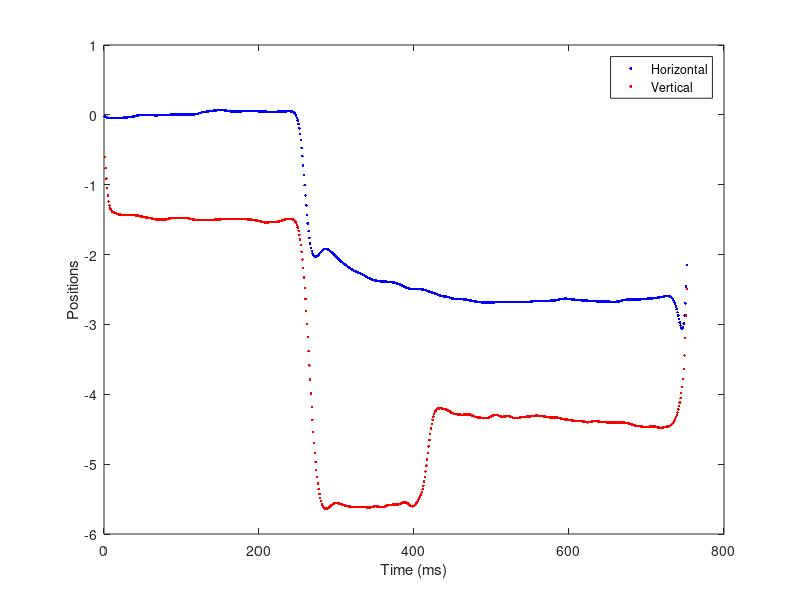

Write MATLAB code to recreate this figure. (Note: this script raises an error after producing the figure.)
%%

% Example Eye Trace

x = [-0.0236
   -0.0298
   -0.0356
   -0.0406
   -0.0444
   -0.0467
   -0.0477
   -0.0477
   -0.0472
   -0.0466
   -0.0463
   -0.0464
   -0.0467
   -0.0472
   -0.0475
   -0.0474
   -0.0469
   -0.0460
   -0.0449
   -0.0439
   -0.0430
   -0.0423
   -0.0417
   -0.0411
   -0.0403
   -0.0394
   -0.0383
   -0.0372
   -0.0360
   -0.0350
   -0.0340
   -0.0331
   -0.0322
   -0.0311
   -0.0298
   -0.0281
   -0.0260
   -0.0235
   -0.0207
   -0.0178
   -0.0148
   -0.0120
   -0.0095
   -0.0073
   -0.0054
   -0.0037
   -0.0022
   -0.0010
   -0.0001
    0.0006
    0.0009
    0.0008
    0.0005
   -0.0001
   -0.0008
   -0.0016
   -0.0023
   -0.0030
   -0.0037
   -0.0044
   -0.0049
   -0.0054
   -0.0059
   -0.0062
   -0.0064
   -0.0065
   -0.0065
   -0.0064
   -0.0063
   -0.0062
   -0.0061
   -0.0060
   -0.0059
   -0.0059
   -0.0058
   -0.0057
   -0.0055
   -0.0052
   -0.0047
   -0.0040
   -0.0031
   -0.0021
   -0.0008
    0.0005
    0.0018
    0.0030
    0.0041
    0.0049
    0.0056
    0.0060
    0.0063
    0.0064
    0.0065
    0.0065
    0.0065
    0.0065
    0.0064
    0.0064
    0.0063
    0.0063
    0.0062
    0.0062
    0.0061
    0.0061
    0.0060
    0.0059
    0.0058
    0.0057
    0.0055
    0.0053
    0.0052
    0.0050
    0.0050
    0.0051
    0.0054
    0.0060
    0.0069
    0.0083
    0.0102
    0.0126
    0.0156
    0.0191
    0.0228
    0.0267
    0.0306
    0.0341
    0.0371
    0.0397
    0.0418
    0.0436
    0.0450
    0.0463
    0.0475
    0.0487
    0.0498
    0.0510
    0.0522
    0.0536
    0.0552
    0.0569
    0.0587
    0.0606
    0.0623
    0.0639
    0.0652
    0.0662
    0.0669
    0.0674
    0.0677
    0.0678
    0.0678
    0.0675
    0.0671
    0.0664
    0.0655
    0.0641
    0.0625
    0.0605
    0.0584
    0.0562
    0.0541
    0.0523
    0.0508
    0.0496
    0.0488
    0.0483
    0.0480
    0.0479
    0.0479
    0.0480
    0.0482
    0.0484
    0.0488
    0.0492
    0.0496
    0.0501
    0.0506
    0.0510
    0.0514
    0.0517
    0.0520
    0.0522
    0.0524
    0.0524
    0.0525
    0.0525
    0.0526
    0.0526
    0.0526
    0.0526
    0.0525
    0.0525
    0.0524
    0.0523
    0.0521
    0.0518
    0.0515
    0.0511
    0.0507
    0.0504
    0.0501
    0.0498
    0.0496
    0.0493
    0.0489
    0.0483
    0.0477
    0.0470
    0.0463
    0.0457
    0.0451
    0.0448
    0.0445
    0.0443
    0.0442
    0.0440
    0.0439
    0.0439
    0.0439
    0.0441
    0.0444
    0.0447
    0.0451
    0.0455
    0.0458
    0.0462
    0.0464
    0.0467
    0.0470
    0.0474
    0.0479
    0.0484
    0.0491
    0.0498
    0.0505
    0.0512
    0.0516
    0.0519
    0.0518
    0.0513
    0.0502
    0.0482
    0.0452
    0.0405
    0.0334
    0.0230
    0.0080
   -0.0132
   -0.0422
   -0.0808
   -0.1310
   -0.1942
   -0.2718
   -0.3641
   -0.4710
   -0.5912
   -0.7227
   -0.8628
   -1.0077
   -1.1536
   -1.2963
   -1.4317
   -1.5561
   -1.6666
   -1.7614
   -1.8397
   -1.9017
   -1.9488
   -1.9829
   -2.0061
   -2.0206
   -2.0282
   -2.0304
   -2.0282
   -2.0222
   -2.0132
   -2.0017
   -1.9884
   -1.9742
   -1.9603
   -1.9475
   -1.9366
   -1.9281
   -1.9222
   -1.9186
   -1.9174
   -1.9182
   -1.9209
   -1.9255
   -1.9318
   -1.9397
   -1.9489
   -1.9590
   -1.9697
   -1.9807
   -1.9918
   -2.0029
   -2.0139
   -2.0249
   -2.0360
   -2.0472
   -2.0583
   -2.0694
   -2.0803
   -2.0909
   -2.1010
   -2.1105
   -2.1195
   -2.1279
   -2.1359
   -2.1437
   -2.1514
   -2.1592
   -2.1672
   -2.1754
   -2.1836
   -2.1919
   -2.2000
   -2.2079
   -2.2153
   -2.2221
   -2.2284
   -2.2341
   -2.2392
   -2.2439
   -2.2482
   -2.2524
   -2.2567
   -2.2611
   -2.2658
   -2.2709
   -2.2764
   -2.2823
   -2.2885
   -2.2949
   -2.3014
   -2.3080
   -2.3144
   -2.3208
   -2.3270
   -2.3329
   -2.3386
   -2.3440
   -2.3490
   -2.3536
   -2.3578
   -2.3615
   -2.3649
   -2.3678
   -2.3704
   -2.3728
   -2.3749
   -2.3768
   -2.3786
   -2.3802
   -2.3816
   -2.3828
   -2.3839
   -2.3847
   -2.3855
   -2.3862
   -2.3868
   -2.3875
   -2.3881
   -2.3889
   -2.3897
   -2.3905
   -2.3915
   -2.3925
   -2.3936
   -2.3948
   -2.3961
   -2.3977
   -2.3996
   -2.4019
   -2.4046
   -2.4078
   -2.4114
   -2.4153
   -2.4197
   -2.4243
   -2.4291
   -2.4341
   -2.4392
   -2.4446
   -2.4500
   -2.4556
   -2.4612
   -2.4668
   -2.4722
   -2.4772
   -2.4816
   -2.4853
   -2.4883
   -2.4906
   -2.4923
   -2.4935
   -2.4944
   -2.4949
   -2.4952
   -2.4954
   -2.4955
   -2.4956
   -2.4956
   -2.4956
   -2.4957
   -2.4959
   -2.4962
   -2.4967
   -2.4976
   -2.4989
   -2.5009
   -2.5035
   -2.5067
   -2.5106
   -2.5148
   -2.5192
   -2.5235
   -2.5275
   -2.5312
   -2.5344
   -2.5375
   -2.5404
   -2.5434
   -2.5467
   -2.5505
   -2.5547
   -2.5594
   -2.5644
   -2.5695
   -2.5746
   -2.5793
   -2.5836
   -2.5873
   -2.5904
   -2.5929
   -2.5949
   -2.5966
   -2.5982
   -2.5996
   -2.6012
   -2.6030
   -2.6053
   -2.6080
   -2.6112
   -2.6148
   -2.6186
   -2.6224
   -2.6260
   -2.6292
   -2.6320
   -2.6342
   -2.6358
   -2.6369
   -2.6376
   -2.6380
   -2.6382
   -2.6383
   -2.6383
   -2.6384
   -2.6386
   -2.6391
   -2.6398
   -2.6408
   -2.6421
   -2.6436
   -2.6453
   -2.6472
   -2.6492
   -2.6513
   -2.6534
   -2.6557
   -2.6580
   -2.6603
   -2.6626
   -2.6650
   -2.6673
   -2.6695
   -2.6715
   -2.6735
   -2.6753
   -2.6769
   -2.6784
   -2.6798
   -2.6811
   -2.6823
   -2.6834
   -2.6844
   -2.6854
   -2.6862
   -2.6869
   -2.6875
   -2.6878
   -2.6879
   -2.6879
   -2.6877
   -2.6873
   -2.6869
   -2.6865
   -2.6860
   -2.6854
   -2.6848
   -2.6840
   -2.6833
   -2.6824
   -2.6816
   -2.6808
   -2.6801
   -2.6794
   -2.6789
   -2.6784
   -2.6781
   -2.6779
   -2.6778
   -2.6777
   -2.6777
   -2.6778
   -2.6778
   -2.6777
   -2.6776
   -2.6775
   -2.6774
   -2.6773
   -2.6772
   -2.6773
   -2.6774
   -2.6776
   -2.6779
   -2.6782
   -2.6785
   -2.6787
   -2.6789
   -2.6790
   -2.6791
   -2.6791
   -2.6790
   -2.6789
   -2.6788
   -2.6786
   -2.6785
   -2.6783
   -2.6782
   -2.6782
   -2.6781
   -2.6780
   -2.6779
   -2.6776
   -2.6771
   -2.6763
   -2.6753
   -2.6740
   -2.6725
   -2.6707
   -2.6688
   -2.6670
   -2.6652
   -2.6636
   -2.6623
   -2.6613
   -2.6607
   -2.6604
   -2.6604
   -2.6605
   -2.6607
   -2.6608
   -2.6609
   -2.6610
   -2.6611
   -2.6611
   -2.6612
   -2.6613
   -2.6613
   -2.6612
   -2.6611
   -2.6608
   -2.6604
   -2.6599
   -2.6593
   -2.6585
   -2.6576
   -2.6564
   -2.6550
   -2.6533
   -2.6514
   -2.6491
   -2.6466
   -2.6441
   -2.6415
   -2.6391
   -2.6368
   -2.6349
   -2.6333
   -2.6322
   -2.6314
   -2.6311
   -2.6311
   -2.6315
   -2.6322
   -2.6333
   -2.6347
   -2.6364
   -2.6382
   -2.6401
   -2.6419
   -2.6435
   -2.6448
   -2.6460
   -2.6469
   -2.6478
   -2.6485
   -2.6492
   -2.6498
   -2.6506
   -2.6514
   -2.6524
   -2.6535
   -2.6547
   -2.6560
   -2.6574
   -2.6585
   -2.6595
   -2.6601
   -2.6603
   -2.6604
   -2.6604
   -2.6605
   -2.6609
   -2.6616
   -2.6626
   -2.6638
   -2.6650
   -2.6662
   -2.6672
   -2.6679
   -2.6685
   -2.6689
   -2.6692
   -2.6694
   -2.6695
   -2.6697
   -2.6700
   -2.6702
   -2.6706
   -2.6710
   -2.6714
   -2.6719
   -2.6724
   -2.6730
   -2.6734
   -2.6739
   -2.6743
   -2.6746
   -2.6748
   -2.6750
   -2.6752
   -2.6753
   -2.6753
   -2.6753
   -2.6751
   -2.6749
   -2.6744
   -2.6737
   -2.6726
   -2.6711
   -2.6691
   -2.6665
   -2.6636
   -2.6603
   -2.6569
   -2.6537
   -2.6508
   -2.6483
   -2.6464
   -2.6450
   -2.6441
   -2.6435
   -2.6431
   -2.6430
   -2.6429
   -2.6428
   -2.6428
   -2.6428
   -2.6428
   -2.6428
   -2.6427
   -2.6427
   -2.6426
   -2.6424
   -2.6422
   -2.6418
   -2.6412
   -2.6404
   -2.6395
   -2.6383
   -2.6370
   -2.6357
   -2.6345
   -2.6334
   -2.6325
   -2.6318
   -2.6311
   -2.6306
   -2.6300
   -2.6294
   -2.6286
   -2.6276
   -2.6265
   -2.6251
   -2.6237
   -2.6222
   -2.6207
   -2.6192
   -2.6179
   -2.6166
   -2.6153
   -2.6140
   -2.6124
   -2.6107
   -2.6086
   -2.6062
   -2.6036
   -2.6009
   -2.5983
   -2.5960
   -2.5941
   -2.5929
   -2.5924
   -2.5928
   -2.5945
   -2.5979
   -2.6032
   -2.6112
   -2.6224
   -2.6374
   -2.6566
   -2.6805
   -2.7094
   -2.7434
   -2.7823
   -2.8258
   -2.8729
   -2.9224
   -2.9728
   -3.0153
   -3.0473
   -3.0606
   -3.0447
   -2.9870
   -2.8749
   -2.6984
   -2.4542
   -2.1493];

y = [-0.6071
   -0.7627
   -0.9127
   -1.0462
   -1.1561
   -1.2400
   -1.2995
   -1.3390
   -1.3639
   -1.3792
   -1.3890
   -1.3958
   -1.4001
   -1.4046
   -1.4090
   -1.4133
   -1.4172
   -1.4207
   -1.4237
   -1.4261
   -1.4280
   -1.4293
   -1.4302
   -1.4308
   -1.4312
   -1.4314
   -1.4315
   -1.4316
   -1.4316
   -1.4316
   -1.4317
   -1.4318
   -1.4319
   -1.4321
   -1.4325
   -1.4330
   -1.4336
   -1.4345
   -1.4355
   -1.4366
   -1.4379
   -1.4394
   -1.4411
   -1.4429
   -1.4450
   -1.4474
   -1.4500
   -1.4528
   -1.4556
   -1.4584
   -1.4611
   -1.4634
   -1.4655
   -1.4674
   -1.4690
   -1.4706
   -1.4723
   -1.4742
   -1.4763
   -1.4788
   -1.4814
   -1.4843
   -1.4871
   -1.4897
   -1.4921
   -1.4940
   -1.4955
   -1.4966
   -1.4974
   -1.4979
   -1.4983
   -1.4985
   -1.4986
   -1.4986
   -1.4985
   -1.4983
   -1.4980
   -1.4974
   -1.4964
   -1.4951
   -1.4935
   -1.4914
   -1.4890
   -1.4864
   -1.4839
   -1.4815
   -1.4794
   -1.4777
   -1.4763
   -1.4754
   -1.4747
   -1.4743
   -1.4740
   -1.4738
   -1.4737
   -1.4736
   -1.4736
   -1.4736
   -1.4736
   -1.4737
   -1.4738
   -1.4741
   -1.4744
   -1.4749
   -1.4757
   -1.4768
   -1.4783
   -1.4802
   -1.4824
   -1.4849
   -1.4875
   -1.4901
   -1.4925
   -1.4947
   -1.4966
   -1.4983
   -1.4999
   -1.5014
   -1.5028
   -1.5041
   -1.5054
   -1.5064
   -1.5072
   -1.5077
   -1.5078
   -1.5075
   -1.5068
   -1.5059
   -1.5049
   -1.5038
   -1.5029
   -1.5023
   -1.5019
   -1.5017
   -1.5018
   -1.5021
   -1.5023
   -1.5025
   -1.5026
   -1.5024
   -1.5020
   -1.5013
   -1.5005
   -1.4996
   -1.4987
   -1.4977
   -1.4969
   -1.4962
   -1.4956
   -1.4952
   -1.4948
   -1.4946
   -1.4945
   -1.4944
   -1.4943
   -1.4943
   -1.4942
   -1.4942
   -1.4941
   -1.4940
   -1.4939
   -1.4938
   -1.4936
   -1.4934
   -1.4931
   -1.4929
   -1.4926
   -1.4922
   -1.4918
   -1.4914
   -1.4909
   -1.4905
   -1.4901
   -1.4899
   -1.4899
   -1.4900
   -1.4903
   -1.4908
   -1.4913
   -1.4918
   -1.4924
   -1.4930
   -1.4937
   -1.4944
   -1.4952
   -1.4961
   -1.4971
   -1.4982
   -1.4995
   -1.5008
   -1.5023
   -1.5039
   -1.5056
   -1.5073
   -1.5091
   -1.5109
   -1.5127
   -1.5146
   -1.5166
   -1.5189
   -1.5214
   -1.5242
   -1.5272
   -1.5303
   -1.5332
   -1.5357
   -1.5378
   -1.5391
   -1.5398
   -1.5398
   -1.5392
   -1.5382
   -1.5370
   -1.5357
   -1.5344
   -1.5333
   -1.5324
   -1.5318
   -1.5313
   -1.5310
   -1.5307
   -1.5303
   -1.5297
   -1.5287
   -1.5272
   -1.5251
   -1.5223
   -1.5189
   -1.5148
   -1.5105
   -1.5061
   -1.5019
   -1.4983
   -1.4953
   -1.4930
   -1.4914
   -1.4904
   -1.4898
   -1.4897
   -1.4899
   -1.4907
   -1.4923
   -1.4950
   -1.4994
   -1.5061
   -1.5162
   -1.5306
   -1.5508
   -1.5781
   -1.6139
   -1.6596
   -1.7164
   -1.7854
   -1.8672
   -1.9624
   -2.0712
   -2.1934
   -2.3288
   -2.4769
   -2.6372
   -2.8093
   -2.9920
   -3.1840
   -3.3830
   -3.5860
   -3.7896
   -3.9897
   -4.1828
   -4.3659
   -4.5368
   -4.6943
   -4.8379
   -4.9678
   -5.0844
   -5.1882
   -5.2796
   -5.3590
   -5.4269
   -5.4837
   -5.5300
   -5.5664
   -5.5938
   -5.6134
   -5.6264
   -5.6340
   -5.6373
   -5.6371
   -5.6339
   -5.6282
   -5.6206
   -5.6114
   -5.6014
   -5.5913
   -5.5818
   -5.5735
   -5.5668
   -5.5618
   -5.5585
   -5.5567
   -5.5563
   -5.5569
   -5.5585
   -5.5611
   -5.5643
   -5.5681
   -5.5723
   -5.5766
   -5.5809
   -5.5849
   -5.5887
   -5.5920
   -5.5949
   -5.5974
   -5.5997
   -5.6018
   -5.6038
   -5.6057
   -5.6076
   -5.6094
   -5.6111
   -5.6127
   -5.6139
   -5.6150
   -5.6157
   -5.6162
   -5.6165
   -5.6165
   -5.6164
   -5.6161
   -5.6158
   -5.6154
   -5.6151
   -5.6149
   -5.6149
   -5.6151
   -5.6156
   -5.6164
   -5.6172
   -5.6180
   -5.6187
   -5.6191
   -5.6190
   -5.6183
   -5.6170
   -5.6150
   -5.6126
   -5.6099
   -5.6072
   -5.6049
   -5.6033
   -5.6028
   -5.6035
   -5.6053
   -5.6079
   -5.6109
   -5.6138
   -5.6160
   -5.6172
   -5.6171
   -5.6155
   -5.6126
   -5.6087
   -5.6042
   -5.5994
   -5.5948
   -5.5907
   -5.5874
   -5.5848
   -5.5830
   -5.5817
   -5.5809
   -5.5804
   -5.5802
   -5.5800
   -5.5799
   -5.5797
   -5.5793
   -5.5786
   -5.5774
   -5.5755
   -5.5729
   -5.5695
   -5.5652
   -5.5603
   -5.5553
   -5.5507
   -5.5471
   -5.5451
   -5.5453
   -5.5480
   -5.5533
   -5.5609
   -5.5701
   -5.5801
   -5.5896
   -5.5976
   -5.6030
   -5.6049
   -5.6029
   -5.5968
   -5.5869
   -5.5739
   -5.5585
   -5.5415
   -5.5232
   -5.5038
   -5.4829
   -5.4593
   -5.4318
   -5.3987
   -5.3584
   -5.3096
   -5.2513
   -5.1833
   -5.1064
   -5.0217
   -4.9314
   -4.8382
   -4.7448
   -4.6544
   -4.5695
   -4.4925
   -4.4248
   -4.3673
   -4.3202
   -4.2830
   -4.2547
   -4.2340
   -4.2195
   -4.2099
   -4.2039
   -4.2007
   -4.1994
   -4.1994
   -4.2005
   -4.2023
   -4.2046
   -4.2075
   -4.2107
   -4.2142
   -4.2180
   -4.2222
   -4.2270
   -4.2324
   -4.2386
   -4.2452
   -4.2522
   -4.2590
   -4.2654
   -4.2710
   -4.2756
   -4.2791
   -4.2818
   -4.2838
   -4.2854
   -4.2867
   -4.2880
   -4.2893
   -4.2906
   -4.2917
   -4.2925
   -4.2929
   -4.2928
   -4.2922
   -4.2912
   -4.2900
   -4.2890
   -4.2882
   -4.2880
   -4.2886
   -4.2899
   -4.2921
   -4.2950
   -4.2987
   -4.3029
   -4.3074
   -4.3121
   -4.3167
   -4.3210
   -4.3247
   -4.3279
   -4.3304
   -4.3323
   -4.3337
   -4.3348
   -4.3357
   -4.3365
   -4.3373
   -4.3382
   -4.3390
   -4.3396
   -4.3398
   -4.3395
   -4.3384
   -4.3364
   -4.3335
   -4.3296
   -4.3249
   -4.3196
   -4.3141
   -4.3086
   -4.3035
   -4.2993
   -4.2963
   -4.2948
   -4.2951
   -4.2969
   -4.3003
   -4.3045
   -4.3092
   -4.3137
   -4.3175
   -4.3201
   -4.3214
   -4.3214
   -4.3202
   -4.3183
   -4.3162
   -4.3144
   -4.3133
   -4.3132
   -4.3144
   -4.3168
   -4.3201
   -4.3240
   -4.3283
   -4.3324
   -4.3360
   -4.3389
   -4.3409
   -4.3418
   -4.3417
   -4.3407
   -4.3389
   -4.3365
   -4.3339
   -4.3313
   -4.3289
   -4.3268
   -4.3251
   -4.3238
   -4.3229
   -4.3222
   -4.3215
   -4.3209
   -4.3202
   -4.3194
   -4.3183
   -4.3171
   -4.3156
   -4.3140
   -4.3124
   -4.3108
   -4.3094
   -4.3081
   -4.3071
   -4.3065
   -4.3063
   -4.3065
   -4.3071
   -4.3080
   -4.3091
   -4.3104
   -4.3118
   -4.3132
   -4.3147
   -4.3163
   -4.3179
   -4.3197
   -4.3216
   -4.3235
   -4.3254
   -4.3271
   -4.3285
   -4.3295
   -4.3302
   -4.3306
   -4.3307
   -4.3306
   -4.3305
   -4.3305
   -4.3306
   -4.3312
   -4.3322
   -4.3338
   -4.3360
   -4.3388
   -4.3420
   -4.3454
   -4.3488
   -4.3520
   -4.3548
   -4.3570
   -4.3587
   -4.3601
   -4.3611
   -4.3621
   -4.3631
   -4.3643
   -4.3657
   -4.3673
   -4.3691
   -4.3711
   -4.3731
   -4.3750
   -4.3768
   -4.3783
   -4.3795
   -4.3805
   -4.3811
   -4.3815
   -4.3817
   -4.3819
   -4.3821
   -4.3827
   -4.3838
   -4.3854
   -4.3877
   -4.3904
   -4.3933
   -4.3962
   -4.3987
   -4.4004
   -4.4012
   -4.4008
   -4.3995
   -4.3972
   -4.3942
   -4.3910
   -4.3878
   -4.3851
   -4.3831
   -4.3820
   -4.3819
   -4.3828
   -4.3845
   -4.3868
   -4.3893
   -4.3919
   -4.3943
   -4.3963
   -4.3980
   -4.3991
   -4.4000
   -4.4005
   -4.4008
   -4.4009
   -4.4010
   -4.4011
   -4.4011
   -4.4011
   -4.4011
   -4.4012
   -4.4013
   -4.4014
   -4.4017
   -4.4019
   -4.4023
   -4.4026
   -4.4030
   -4.4034
   -4.4038
   -4.4041
   -4.4044
   -4.4046
   -4.4048
   -4.4050
   -4.4052
   -4.4056
   -4.4061
   -4.4067
   -4.4076
   -4.4088
   -4.4102
   -4.4121
   -4.4143
   -4.4169
   -4.4200
   -4.4234
   -4.4272
   -4.4312
   -4.4352
   -4.4392
   -4.4428
   -4.4461
   -4.4490
   -4.4513
   -4.4533
   -4.4549
   -4.4563
   -4.4576
   -4.4589
   -4.4602
   -4.4616
   -4.4630
   -4.4643
   -4.4654
   -4.4662
   -4.4667
   -4.4667
   -4.4664
   -4.4657
   -4.4647
   -4.4637
   -4.4626
   -4.4618
   -4.4613
   -4.4611
   -4.4615
   -4.4624
   -4.4637
   -4.4656
   -4.4678
   -4.4703
   -4.4730
   -4.4754
   -4.4775
   -4.4788
   -4.4791
   -4.4785
   -4.4768
   -4.4745
   -4.4718
   -4.4689
   -4.4662
   -4.4636
   -4.4612
   -4.4587
   -4.4556
   -4.4514
   -4.4456
   -4.4378
   -4.4275
   -4.4143
   -4.3980
   -4.3783
   -4.3549
   -4.3274
   -4.2953
   -4.2581
   -4.2155
   -4.1679
   -4.1161
   -4.0538
   -3.9819
   -3.8952
   -3.7850
   -3.6396
   -3.4454
   -3.1913
   -2.8728
   -2.4962];

figure(1),clf
plot(x,'b.'),hold on
plot(y,'r.')
xlabel('Time (ms)')
ylabel('Positions')
legend('Horizontal','Vertical')

%% Detect the saccades/microsaccades
vel_xy = [x y];
SAMPLING = 220;
MINDUR = 15;
VFAC = 15;
[msl, radiusl] = microsacc(vel_xy,VFAC,MINDUR,SAMPLING);

FirstSacStart = msl(1,1);
FirstSacEnd = msl(1,2);

SecondSacStart = msl(2,1);
SecondSacEnd = msl(2,2);

%% Plot the start and end of the saccades
plot([FirstSacStart FirstSacStart], [-6 1],'k-'),hold on
plot([FirstSacEnd FirstSacEnd], [-6 1],'k-')
plot([SecondSacStart SecondSacStart], [-6 1],'m-'),hold on
plot([SecondSacEnd SecondSacEnd], [-6 1],'m-')

%% Plot the smoothed data on top
vel_smooth = smoothdata(vel_xy);
x_smooth = vel_smooth(:,1);
y_smooth = vel_smooth(:,2);

plot(x_smooth,'b-')
plot(y_smooth,'r-')